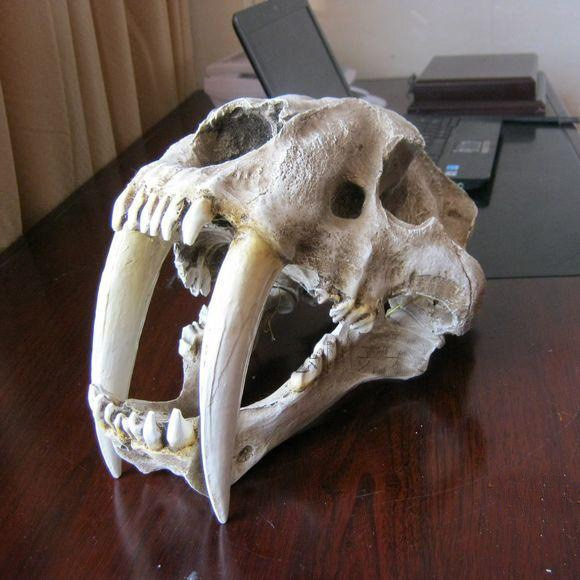
#> input picture OpenCv/resimler/sabertooth.jpg, 580 x 580 px, found by its file name
$ jupyter execute '3 Resimler Üzerinde Pixel İşlemleri ve Performans.ipynb'
#> lines starting #> are read from the running program, lines starting #| are printed output that depends on the picture; after the words box and inside, x2 and y2 are one past the last pixel; in counts of white or black regions, pixels touching at a corner belong together
[cell 1]
import cv2 as cv
import numpy as np
import matplotlib as mp
from matplotlib import pyplot as plt

#https://docs.opencv.org/4.0.1/d7/d16/tutorial_py_table_of_contents_core.html

# 1 Pixellere Erişmek ve Oynamak

[cell 2]
img = cv.imread('sabertooth.jpg')
#> img is the input picture: shape (580, 580, 3); mean B, G, R 80.2, 86, 100.7
px = img[100,100]
#> px = [71, 93, 111]
print(px)
#| [ 71  93 111]

# Sadece mavi pixele erişmek. Blue 0, Red 2, Green 1
blue = img[100,100,0]
#> blue = 71
print(blue)
#| 71
img.itemset((100,100,2),100)# kırmızı renk değerini değiştirelim
#> img: shape (580, 580, 3); under 0.01% of pixels changed, all inside (x1, y1, x2, y2) = (100, 100, 101, 101)
print(img.item(100,100,2))
#| 100

# Pixel değerlerini de aynı şekilde değiştirebiliyoruz
img[100,100] = [255,255,255]
#> img: shape (580, 580, 3); mean B, G, R 80.2, 86, 100.7

print("----")
# Resmin özelliklerine erişebiliriz
print(img.shape)
#| (580, 580, 3)
print(img.size)
#| 1009200
print(img.dtype)
#| uint8

print("----")
# Resimdeki bir takım pixelleri başka yere taşıyabiliriz
secilen_alan = img[300:500, 300:400]
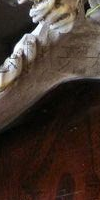
#> secilen_alan: shape (200, 100, 3); mean B, G, R 45.3, 53.6, 67.8
img[100:300, 100:200] = secilen_alan
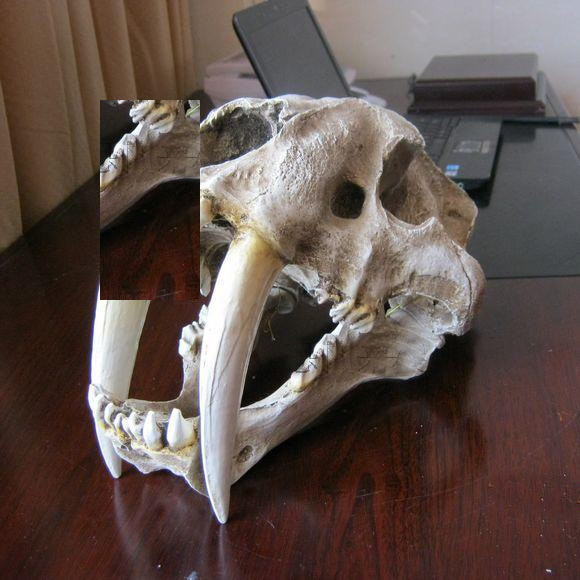
#> img: shape (580, 580, 3); mean B, G, R 75.6, 81.4, 96.4
#plt.subplot(121); plt.imshow(img)

# Mavi kanalları sıfır yapalım
img[:,:,0] = 0
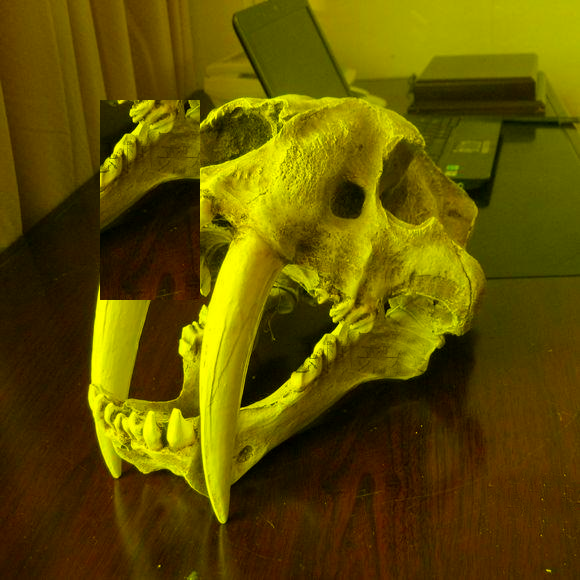
#> img: shape (580, 580, 3); mean B, G, R 0, 81.4, 96.4
plt.subplot(121); plt.imshow(img)

#------------------------------
# 2'de Resim birleştirme, birbirine ekleme, belirli bir rengi silip saydam yapma gibi özellikler var.
# 3'te OpenCV işlemlerinde performansla ilgili şeyler var.
